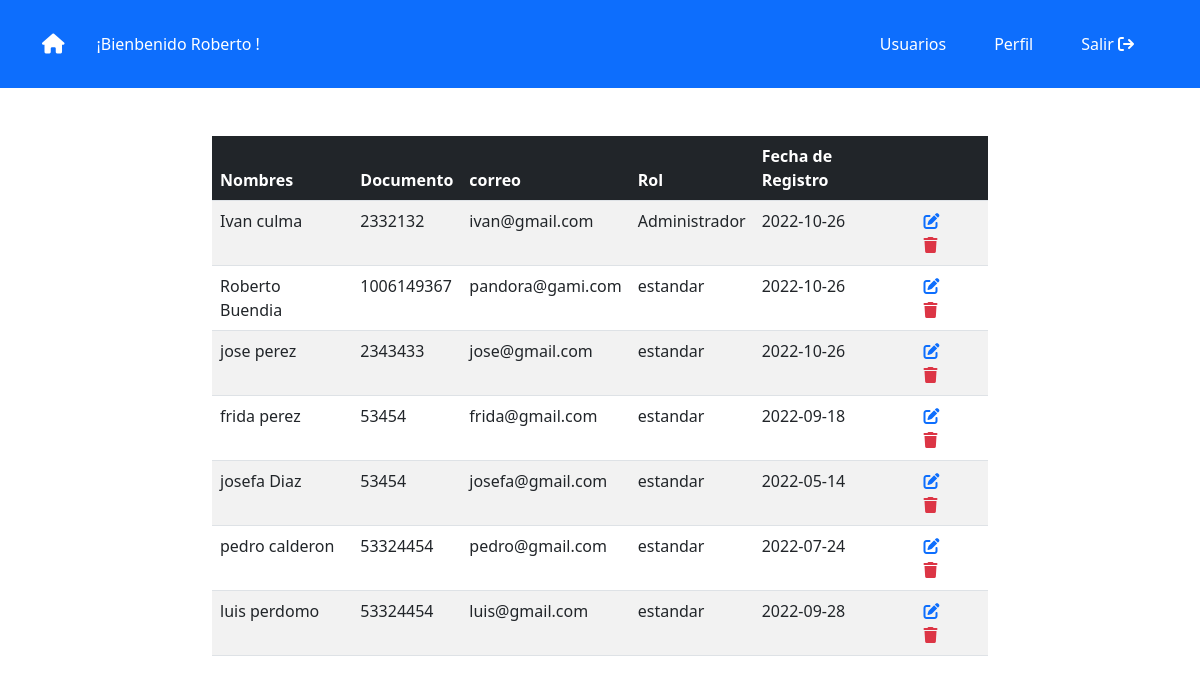
The page /admin/index.php (signed in) on the database its author committed.
### tables this page shows
CREATE TABLE `usuario` (
  `id` int(11) NOT NULL,
  `nombre` varchar(100) NOT NULL,
  `apellido` varchar(100) NOT NULL,
  `documento` int(11) NOT NULL,
  `correo` varchar(100) NOT NULL,
  `contraseña` varchar(80) NOT NULL,
  `idRol` int(11) DEFAULT NULL,
  `fechaRegistro` date DEFAULT NULL
);

CREATE TABLE `rol` (
  `id` int(11) NOT NULL,
  `nombreRol` varchar(200) DEFAULT NULL,
  `descripcion` varchar(300) NOT NULL
);

### admin/index.php (the view)
<?php include('../db.php') ?>
<?php include('../includes/header.php') ?>
<?php include('menu.php') ?>
<div class="row m-0">
    <div class="col-md-8 mx-auto mt-5">
        <table class="table table-striped">
            <thead class="bg-dark text-white">
                <th>Nombres</th>
                <th>Documento</th>
                <th>correo</th>
                <th>Rol</th>
                <th>Fecha de Registro</th>
                <th></th>
            </thead>
            <?php
                $query = "SELECT usuario.id, usuario.nombre, usuario.apellido, usuario.documento, usuario.correo, rol.nombreRol, usuario.fechaRegistro FROM usuario INNER JOIN rol ON usuario.idRol = rol.id";
                $result = mysqli_query($conexion, $query);
                while($row = mysqli_fetch_array($result)){ ?>
                <tr>
                    <td><?php echo ($row['nombre'] . " " . $row['apellido']) ?></td>
                    <td><?php echo $row['documento'] ?></td>
                    <td><?php echo $row['correo'] ?></td>
                    <td><?php echo $row['nombreRol'] ?></td>
                    <td><?php echo $row['fechaRegistro'] ?></td>
                    <td>
                        <a href="../crud/edit.php?id=<?php echo $row['id']?>" class="mx-2"><i class="fa-solid fa-pen-to-square"></i></a>
                        <a href="../crud/delete.php?id=<?php echo $row['id']?>" class="text-danger mx-2"><i class="fa-solid fa-trash"></i></a>
                    </td>
                </tr>
            <?php }?>
        </table>
    </div>
</div>

### admin/menu.php (shortened to what this page needs)
<?php $id = $_SESSION['userId'];
    $query = "SELECT nombre FROM usuario WHERE id = $id";
    $result = mysqli_query($conexion, $query);
    $row = mysqli_fetch_array($result);
    $usuario = $row['nombre'];
?>
<nav class="navbar navbar-expand-lg bg-primary p-4">
  <div class="container">
    <a class="navbar-brand text-white" href="#"><i class="fa-solid fa-house"></i></a>
    <p class="text-white text-justify-center mx-3 my-0">¡Bienbenido <?php echo $usuario; ?> !</p>
    <div class="collapse navbar-collapse justify-content-end" id="navbarNav">
      <ul class="navbar-nav">
          <li class="nav-item">
            <a class="nav-link text-white px-4" href="../admin/index.php">Usuarios</a>
          </li>
          <li class="nav-item">
            <a class="nav-link text-white px-4" href="../crud/edit.php?id=<?php echo $_SESSION['userId'] ?>">Perfil</a>
          </li>
          <li class="nav-item">
            <a class="nav-link text-white px-4" href="../salir.php">Salir <i class="fa-sharp fa-solid fa-arrow-right-from-bracket"></i></a>
          </li>
      </ul>
    </div>
  </div>
</nav>

### rows shown on the page
usuario: nombre "Roberto", apellido "Buendia", documento "1006149367", correo "pandora@gami.com", idRol.nombreRol "estandar", fechaRegistro "2022-10-26"
usuario: nombre "Ivan", apellido "culma", documento "2332132", correo "ivan@gmail.com", idRol.nombreRol "Administrador", fechaRegistro "2022-10-26"
usuario: nombre "jose", apellido "perez", documento "2343433", correo "jose@gmail.com", idRol.nombreRol "estandar", fechaRegistro "2022-10-26"
usuario: nombre "frida", apellido "perez", documento "53454", correo "frida@gmail.com", idRol.nombreRol "estandar", fechaRegistro "2022-09-18"
usuario: nombre "josefa", apellido "Diaz", documento "53454", correo "josefa@gmail.com", idRol.nombreRol "estandar", fechaRegistro "2022-05-14"
usuario: nombre "pedro", apellido "calderon", documento "53324454", correo "pedro@gmail.com", idRol.nombreRol "estandar", fechaRegistro "2022-07-24"
usuario: nombre "luis", apellido "perdomo", documento "53324454", correo "luis@gmail.com", idRol.nombreRol "estandar", fechaRegistro "2022-09-28"
